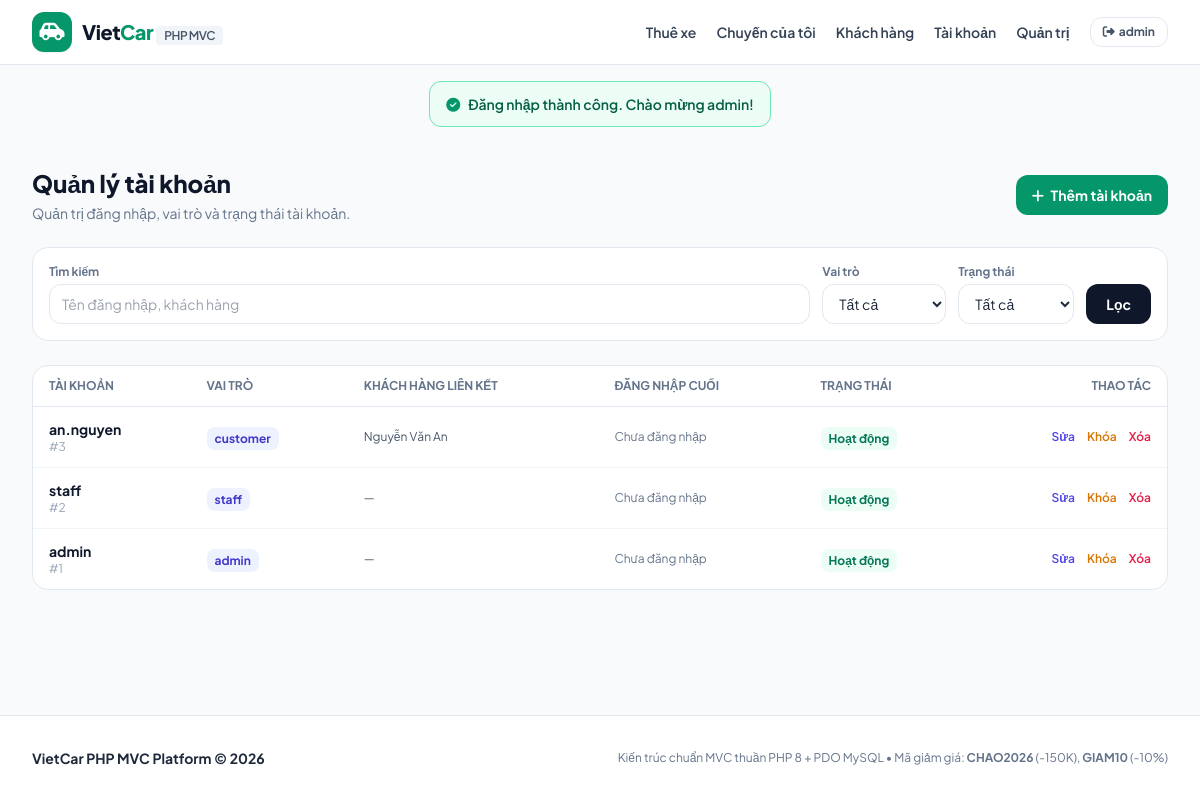
The page /accounts (signed in) on the database its author committed.
### tables this page shows
CREATE TABLE IF NOT EXISTS accounts (
    id INT AUTO_INCREMENT PRIMARY KEY,
    username VARCHAR(50) NOT NULL UNIQUE,
    password_hash VARCHAR(255) NOT NULL,
    role ENUM('admin', 'staff', 'customer') NOT NULL DEFAULT 'customer',
    customer_id INT NULL,
    status ENUM('active', 'locked') DEFAULT 'active',
    last_login_at DATETIME NULL,
    created_at TIMESTAMP DEFAULT CURRENT_TIMESTAMP,
    updated_at TIMESTAMP DEFAULT CURRENT_TIMESTAMP ON UPDATE CURRENT_TIMESTAMP,
    FOREIGN KEY (customer_id) REFERENCES customers(id) ON DELETE SET NULL
);

CREATE TABLE IF NOT EXISTS customers (
    id INT AUTO_INCREMENT PRIMARY KEY,
    full_name VARCHAR(100) NOT NULL,
    email VARCHAR(150) NOT NULL UNIQUE,
    phone VARCHAR(20) NOT NULL,
    address VARCHAR(255) DEFAULT '',
    identity_number VARCHAR(30) DEFAULT '',
    status ENUM('active', 'inactive') DEFAULT 'active',
    created_at TIMESTAMP DEFAULT CURRENT_TIMESTAMP,
    updated_at TIMESTAMP DEFAULT CURRENT_TIMESTAMP ON UPDATE CURRENT_TIMESTAMP
);

### app/Core/Controller.php (called while the page is built, shortened)
<?php
class Controller {
    protected function view(string $viewPath, array $data = []): void {
        extract($data);
        $viewFile = __DIR__ . '/../Views/' . $viewPath . '.php';
        require __DIR__ . '/../Views/layouts/header.php';
        require $viewFile;
        require __DIR__ . '/../Views/layouts/footer.php';
    }
}

### app/Controllers/AccountController.php (called while the page is built, shortened)
<?php
class AccountController extends Controller {
    private AccountModel $accountModel;
    public function __construct() {
        $this->accountModel = new AccountModel();
    }
    public function index(): void {
        $keyword = trim((string)($_GET['keyword'] ?? ''));
        $role = (string)($_GET['role'] ?? 'all');
        $status = (string)($_GET['status'] ?? 'all');
        $this->view('accounts/index', [
            'title'    => 'Quản lý tài khoản - VietCar',
            'accounts' => $this->accountModel->getAll($keyword, $role, $status),
            'keyword'  => $keyword,
            'role'     => $role,
            'status'   => $status
        ]);
    }
}

### public/index.php (called while the page is built, shortened)
<?php
require_once __DIR__ . '/../app/Core/helpers.php';
spl_autoload_register(function ($class) {
    $prefix = 'App\\';
    $baseDir = __DIR__ . '/../app/';
    $relativeClass = substr($class, strlen($prefix));
    $file = $baseDir . str_replace('\\', '/', $relativeClass) . '.php';
});
$router = new Router();
$router->get('/', [CarController::class, 'index']);
$router->get('/car/detail', [CarController::class, 'detail']);
$router->post('/booking/store', [BookingController::class, 'store']);
$router->get('/bookings', [BookingController::class, 'index']);
$router->post('/booking/cancel', [BookingController::class, 'cancel']);
$router->get('/admin', [AdminController::class, 'index']);
$router->post('/admin/car/store', [AdminController::class, 'storeCar']);
$router->post('/admin/car/delete', [AdminController::class, 'deleteCar']);
$router->get('/api/cars/locations', [AdminController::class, 'getLocations']);
$router->post('/api/cars/simulate', [AdminController::class, 'simulateMovement']);
$router->get('/login', [AuthController::class, 'loginForm']);
$router->post('/login', [AuthController::class, 'login']);
$router->post('/logout', [AuthController::class, 'logout']);
$router->get('/customers', [CustomerController::class, 'index']);
$router->get('/customers/create', [CustomerController::class, 'createForm']);
$router->post('/customer/store', [CustomerController::class, 'store']);
$router->get('/customers/edit', [CustomerController::class, 'editForm']);
$router->post('/customer/update', [CustomerController::class, 'update']);
$router->post('/customer/status', [CustomerController::class, 'toggleStatus']);
$router->post('/customer/delete', [CustomerController::class, 'delete']);
$router->get('/accounts', [AccountController::class, 'index']);
$router->get('/accounts/create', [AccountController::class, 'createForm']);
$router->post('/account/store', [AccountController::class, 'store']);
$router->get('/accounts/edit', [AccountController::class, 'editForm']);
$router->post('/account/update', [AccountController::class, 'update']);
$router->post('/account/status', [AccountController::class, 'toggleStatus']);
$router->post('/account/delete', [AccountController::class, 'delete']);
$router->dispatch($_SERVER['REQUEST_URI'], $_SERVER['REQUEST_METHOD']);

### app/Core/helpers.php (called while the page is built, shortened)
<?php
function base_url(string $path = ''): string {
    $scriptDir = str_replace('\\', '/', dirname($_SERVER['SCRIPT_NAME']));
    $base = ($scriptDir === '/') ? '' : rtrim($scriptDir, '/');
    return $base . '/' . ltrim($path, '/');
}
function e(?string $str): string {
    return htmlspecialchars($str ?? '', ENT_QUOTES, 'UTF-8');
}

### app/Core/Auth.php (called while the page is built, shortened)
<?php
class Auth {
    public static function check(): bool {
        return !empty($_SESSION['account']);
    }
    public static function user(): ?array {
        return self::check() ? $_SESSION['account'] : null;
    }
    public static function hasRole(string ...$roles): bool {
        $user = self::user();
        return $user !== null && in_array($user['role'], $roles, true);
    }
}

### app/Models/AccountModel.php (called while the page is built, shortened)
<?php
class AccountModel {
    private PDO $db;
    public function __construct(?PDO $db = null) {
        $this->db = $db ?? Database::getConnection();
    }
    public function getAll(string $keyword = '', string $role = 'all', string $status = 'all'): array {
        $sql = "SELECT a.id, a.username, a.role, a.status, a.customer_id, a.last_login_at, a.created_at,
                       c.full_name AS customer_name
                FROM accounts a
                LEFT JOIN customers c ON a.customer_id = c.id
                WHERE 1=1";
        $params = [];
        $sql .= " ORDER BY a.id DESC";
        $stmt = $this->db->prepare($sql);
        $stmt->execute($params);
        return $stmt->fetchAll();
    }
}

### app/Config/Database.php (called while the page is built, shortened)
<?php
class Database {
    private static ?PDO $instance = null;
    public static function getConnection(): PDO {
        if (self::$instance === null) {
            $host = '127.0.0.1';
            $db   = 'vietcar_db';
            $user = 'root';
            $pass = '';
            $charset = 'utf8mb4';
            $dsn = "mysql:host=$host;dbname=$db;charset=$charset";
            $options = [
                PDO::ATTR_ERRMODE            => PDO::ERRMODE_EXCEPTION,
                PDO::ATTR_DEFAULT_FETCH_MODE => PDO::FETCH_ASSOC,
                PDO::ATTR_EMULATE_PREPARES   => false,
            ];
            try {
                self::$instance = new PDO($dsn, $user, $pass, $options);
            } catch (PDOException $e) {
                die("Lỗi kết nối CSDL: " . $e->getMessage() . "<br>Vui lòng import file <code>database/vietcar.sql</code> vào MySQL.");
            }
        }
        return self::$instance;
    }
}

### app/Views/accounts/index.php (the view, shortened to what this page needs)
<div class="max-w-7xl mx-auto px-4 sm:px-6 lg:px-8 py-10">
  <div class="flex flex-wrap items-center justify-between gap-4 mb-6">
    <div>
      <h1 class="text-2xl font-extrabold text-slate-900">Quản lý tài khoản</h1>
      <p class="text-sm text-slate-500 mt-1">Quản trị đăng nhập, vai trò và trạng thái tài khoản.</p>
    </div>
    <a href="<?= base_url('/accounts/create') ?>" class="px-4 py-2.5 rounded-xl bg-emerald-600 text-white text-sm font-bold hover:bg-emerald-700">
      <i class="fa-solid fa-plus mr-1"></i> Thêm tài khoản
    </a>
  </div>
  <form method="GET" action="<?= base_url('/accounts') ?>" class="bg-white p-4 rounded-2xl border border-slate-200 mb-6 flex flex-wrap gap-3 items-end">
    <div class="flex-1 min-w-56">
      <label class="block text-xs font-bold text-slate-500 mb-1">Tìm kiếm</label>
      <input type="text" name="keyword" value="<?= e($keyword) ?>" placeholder="Tên đăng nhập, khách hàng"
             class="w-full h-10 px-3 rounded-xl border border-slate-200 text-sm" />
    </div>
    <div>
      <label class="block text-xs font-bold text-slate-500 mb-1">Vai trò</label>
      <select name="role" class="h-10 px-3 rounded-xl border border-slate-200 text-sm bg-white">
        <option value="all" <?= $role === 'all' ? 'selected' : '' ?>>Tất cả</option>
      </select>
    </div>
    <div>
      <label class="block text-xs font-bold text-slate-500 mb-1">Trạng thái</label>
      <select name="status" class="h-10 px-3 rounded-xl border border-slate-200 text-sm bg-white">
        <option value="all" <?= $status === 'all' ? 'selected' : '' ?>>Tất cả</option>
      </select>
    </div>
    <button type="submit" class="h-10 px-5 rounded-xl bg-slate-900 text-white text-sm font-bold hover:bg-emerald-600">Lọc</button>
  </form>
  <div class="bg-white rounded-2xl border border-slate-200 overflow-x-auto">
    <table class="w-full text-left text-sm border-collapse">
      <thead>
        <tr class="border-b border-slate-200 text-xs uppercase text-slate-500">
          <th class="py-3 px-4">Tài khoản</th>
          <th class="py-3 px-4">Vai trò</th>
          <th class="py-3 px-4">Khách hàng liên kết</th>
          <th class="py-3 px-4">Đăng nhập cuối</th>
          <th class="py-3 px-4">Trạng thái</th>
          <th class="py-3 px-4 text-right">Thao tác</th>
        </tr>
      </thead>
      <tbody class="divide-y divide-slate-100">
        <?php foreach ($accounts as $a): ?>
          <tr>
            <td class="py-3 px-4">
              <div class="font-bold text-slate-900"><?= e($a['username']) ?></div>
              <div class="text-xs text-slate-400">#<?= (int)$a['id'] ?></div>
            </td>
            <td class="py-3 px-4">
              <span class="text-xs font-bold px-2 py-1 rounded-lg bg-indigo-50 text-indigo-700"><?= e($a['role']) ?></span>
            </td>
            <td class="py-3 px-4 text-xs text-slate-600"><?= e($a['customer_name'] ?: '—') ?></td>
            <td class="py-3 px-4 text-xs text-slate-500"><?= e($a['last_login_at'] ?: 'Chưa đăng nhập') ?></td>
            <td class="py-3 px-4">
              <span class="text-xs font-bold px-2 py-1 rounded-lg <?= $a['status'] === 'active' ? 'bg-emerald-50 text-emerald-700' : 'bg-rose-50 text-rose-700' ?>">
                <?= $a['status'] === 'active' ? 'Hoạt động' : 'Bị khóa' ?>
              </span>
            </td>
            <td class="py-3 px-4">
              <div class="flex justify-end gap-3 text-xs font-semibold">
                <a href="<?= base_url('/accounts/edit?id=' . (int)$a['id']) ?>" class="text-indigo-600 hover:underline">Sửa</a>
                <form method="POST" action="<?= base_url('/account/status') ?>">
                  <button type="submit" class="text-amber-600 hover:underline"><?= $a['status'] === 'active' ? 'Khóa' : 'Mở khóa' ?></button>
                </form>
                <form method="POST" action="<?= base_url('/account/delete') ?>" onsubmit="return confirm('Xóa tài khoản này?')">
                  <button type="submit" class="text-rose-600 hover:underline">Xóa</button>
                </form>
              </div>
            </td>
          </tr>
        <?php endforeach; ?>
      </tbody>
    </table>
  </div>
</div>

### app/Views/layouts/header.php (shortened to what this page needs)
<!DOCTYPE html>
<html lang="vi">
<head>
  <script src="https://cdn.tailwindcss.com"></script>
  <link rel="stylesheet" href="https://cdnjs.cloudflare.com/ajax/libs/font-awesome/6.5.0/css/all.min.css" />
  <link rel="stylesheet" href="<?= base_url('css/style.css') ?>" />
</head>
<body class="bg-slate-50 text-slate-800 antialiased flex flex-col min-h-screen">
  <header class="bg-white/95 backdrop-blur sticky top-0 z-40 border-b border-slate-200">
    <div class="max-w-7xl mx-auto px-4 sm:px-6 lg:px-8 h-16 flex items-center justify-between">
      <a href="<?= base_url('/') ?>" class="flex items-center gap-2.5">
        <div class="w-10 h-10 rounded-xl bg-emerald-600 text-white flex items-center justify-center font-bold text-xl shadow-sm">
          <i class="fa-solid fa-car-side"></i>
        </div>
        <span class="text-xl font-extrabold tracking-tight text-slate-900">Viet<span class="text-emerald-600">Car</span> <span class="text-xs font-semibold px-2 py-0.5 rounded bg-slate-100 text-slate-600">PHP MVC</span></span>
      </a>
      <nav class="flex items-center gap-5 text-sm font-medium">
        <a href="<?= base_url('/') ?>" class="text-slate-700 hover:text-emerald-600 font-semibold transition">Thuê xe</a>
        <a href="<?= base_url('/bookings') ?>" class="text-slate-700 hover:text-emerald-600 font-semibold transition">Chuyến của tôi</a>
        <?php if (\App\Core\Auth::check()): ?>
          <a href="<?= base_url('/customers') ?>" class="text-slate-700 hover:text-emerald-600 font-semibold transition">Khách hàng</a>
          <?php if (\App\Core\Auth::hasRole('admin')): ?>
            <a href="<?= base_url('/accounts') ?>" class="text-slate-700 hover:text-emerald-600 font-semibold transition">Tài khoản</a>
          <?php endif; ?>
          <a href="<?= base_url('/admin') ?>" class="text-slate-700 hover:text-emerald-600 font-semibold transition">Quản trị</a>
          <form method="POST" action="<?= base_url('/logout') ?>">
            <button type="submit" class="px-3 py-1.5 rounded-xl border border-slate-200 text-xs font-bold text-slate-600 hover:border-rose-300 hover:text-rose-600 transition">
              <i class="fa-solid fa-right-from-bracket mr-1"></i><?= e(\App\Core\Auth::user()['username']) ?>
            </button>
          </form>
        <?php else: ?>
          <a href="<?= base_url('/login') ?>" class="px-3.5 py-2 rounded-xl bg-slate-900 text-white text-xs font-bold hover:bg-emerald-600 transition">
            <i class="fa-solid fa-right-to-bracket mr-1"></i> Đăng nhập
          </a>
        <?php endif; ?>
      </nav>
    </div>
  </header>
  <?php if (!empty($_SESSION['flash_success'])): ?>
    <div class="max-w-7xl mx-auto px-4 sm:px-6 lg:px-8 mt-4">
      <div class="bg-emerald-50 border border-emerald-300 text-emerald-800 px-4 py-3 rounded-xl text-sm font-semibold flex items-center justify-between">
        <span><i class="fa-solid fa-circle-check text-emerald-600 mr-2"></i><?= e($_SESSION['flash_success']) ?></span>
      </div>
    </div>
  <?php endif; ?>
  <main class="flex-1">

### public/css/style.css (style rules this page uses)
body { font-family: 'Plus Jakarta Sans', sans-serif; }

### rows shown on the page
accounts: username "admin", id "1", role "admin", customer_name "—", last_login_at "Chưa đăng nhập", status "Hoạt động"
accounts: username "an.nguyen", id "3", role "customer", customer.full_name "Nguyễn Văn An", last_login_at "Chưa đăng nhập", status "Hoạt động"
accounts: username "staff", id "2", role "staff", customer_name "—", last_login_at "Chưa đăng nhập", status "Hoạt động"

### other values the page prints
$_SESSION['flash_success'] "Đăng nhập thành công. Chào mừng admin!"
